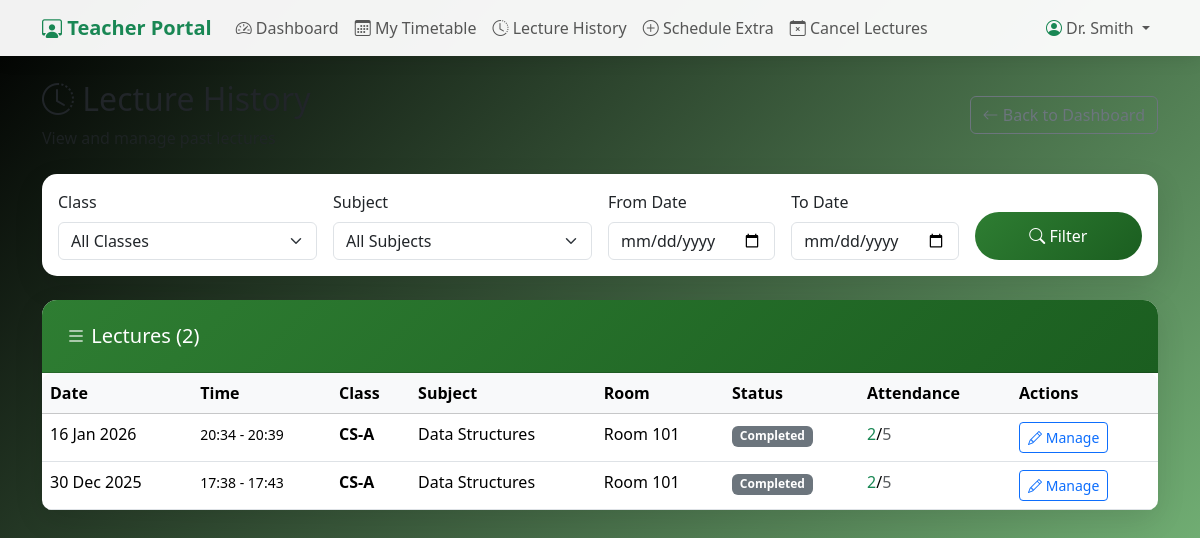
The page /teacher/lectures/ (signed in) on the database its author committed.
### core/models.py (models this page shows, shortened)
class Teacher(models.Model):
    user = models.OneToOneField(User, on_delete=models.CASCADE, related_name='teacher_profile', null=True, blank=True)
    name = models.CharField(max_length=100)
    email = models.EmailField(blank=True)
    class Meta:
        ordering = ['name']

class Lecture(models.Model):
    STATUS_CHOICES = [
        ('scheduled', 'Scheduled'),
        ('active', 'Active'),  # Attendance can be marked
        ('completed', 'Completed'),
        ('cancelled', 'Cancelled'),
    ]
    timetable = models.ForeignKey(Timetable, on_delete=models.CASCADE, related_name='lectures')
    date = models.DateField(default=timezone.now)
    status = models.CharField(max_length=20, choices=STATUS_CHOICES, default='scheduled')
    started_at = models.DateTimeField(null=True, blank=True)
    ended_at = models.DateTimeField(null=True, blank=True)
    carried_from = models.ForeignKey('self', on_delete=models.SET_NULL, null=True, blank=True,
                                      related_name='carried_to',
                                      help_text="Previous lecture from which attendance was carried forward")
    @property
    def present_count(self):
        return self.attendance_records.filter(status='present').count()
    @property
    def total_students(self):
        return self.attendance_records.count()
    class Meta:
        ordering = ['-date', '-started_at']
        unique_together = ['timetable', 'date']

class Timetable(models.Model):
    DAYS_OF_WEEK = [
        (0, 'Monday'),
        (1, 'Tuesday'),
        (2, 'Wednesday'),
        (3, 'Thursday'),
        (4, 'Friday'),
        (5, 'Saturday'),
        (6, 'Sunday'),
    ]
    room = models.ForeignKey(Room, on_delete=models.CASCADE, related_name='timetable_entries', null=True, blank=True)
    classroom = models.ForeignKey(Classroom, on_delete=models.CASCADE, related_name='timetable_entries')
    subject = models.ForeignKey(Subject, on_delete=models.CASCADE, related_name='timetable_entries')
    teacher = models.ForeignKey(Teacher, on_delete=models.CASCADE, related_name='timetable_entries')
    day_of_week = models.IntegerField(choices=DAYS_OF_WEEK)
    start_time = models.TimeField()
    end_time = models.TimeField()
    is_recurring = models.BooleanField(default=True, help_text="False for extra/one-time lectures")
    extra_date = models.DateField(null=True, blank=True, help_text="Specific date for non-recurring lectures")
    class Meta:
        ordering = ['day_of_week', 'start_time']
        unique_together = ['room', 'day_of_week', 'start_time']

class Classroom(models.Model):
    name = models.CharField(max_length=50, unique=True)  # e.g., "CS-A", "IT-B"
    description = models.TextField(blank=True)
    def __str__(self):
        return self.name
    class Meta:
        ordering = ['name']

class Subject(models.Model):
    name = models.CharField(max_length=100)
    code = models.CharField(max_length=20, unique=True)  # e.g., "CS101"
    class Meta:
        ordering = ['code']

class Room(models.Model):
    name = models.CharField(max_length=50, unique=True)  # e.g., "Room 101", "Lab 1"
    description = models.TextField(blank=True)
    camera_index = models.IntegerField(default=0, help_text="Camera index for cv2.VideoCapture (0 for default)")
    def __str__(self):
        return self.name
    class Meta:
        ordering = ['name']

### core/views.py (the view)
# urls.py: path('teacher/lectures/', views.teacher_lecture_history, name='teacher_lecture_history'),
@login_required
def teacher_lecture_history(request):
    teacher = get_teacher_or_redirect(request)
    if not teacher:
        messages.error(request, "Access denied.")
        return redirect('teacher_login')
    classroom_filter = request.GET.get('classroom', '')
    subject_filter = request.GET.get('subject', '')
    date_from = request.GET.get('date_from', '')
    date_to = request.GET.get('date_to', '')
    lectures = Lecture.objects.filter(
        timetable__teacher=teacher
    ).select_related('timetable', 'timetable__classroom', 'timetable__subject')
    if classroom_filter:
        lectures = lectures.filter(timetable__classroom_id=classroom_filter)
    if subject_filter:
        lectures = lectures.filter(timetable__subject_id=subject_filter)
    if date_from:
        lectures = lectures.filter(date__gte=date_from)
    if date_to:
        lectures = lectures.filter(date__lte=date_to)
    lectures = lectures.order_by('-date', '-started_at')
    classrooms = Classroom.objects.filter(timetable_entries__teacher=teacher).distinct()
    subjects = Subject.objects.filter(timetable_entries__teacher=teacher).distinct()
    context = {
        'teacher': teacher,
        'lectures': lectures,
        'classrooms': classrooms,
        'subjects': subjects,
        'filters': {
            'classroom': classroom_filter,
            'subject': subject_filter,
            'date_from': date_from,
            'date_to': date_to,
        }
    }
    return render(request, 'core/teacher/lecture_history.html', context)

### core/views.py (called while the page is built)
def get_teacher_or_redirect(request):
    try:
        return request.user.teacher_profile
    except (Teacher.DoesNotExist, AttributeError):
        return None

### templates/core/teacher/lecture_history.html (shortened to what this page needs)
{% extends 'base.html' %}
{% block content %}
<div class="row mb-4">
    <div class="col-12">
        <div class="d-flex justify-content-between align-items-center">
            <div>
                <h2><i class="bi bi-clock-history"></i> Lecture History</h2>
                <p class="text-muted mb-0">View and manage past lectures</p>
            </div>
            <a href="{% url 'teacher_dashboard' %}" class="btn btn-outline-secondary">
                <i class="bi bi-arrow-left"></i> Back to Dashboard
            </a>
        </div>
    </div>
</div>
<div class="row mb-4">
    <div class="col-12">
        <div class="card">
            <div class="card-body">
                <form method="get" class="row g-3 align-items-end">
                    <div class="col-md-3">
                        <label class="form-label">Class</label>
                        <select name="classroom" class="form-select">
                            <option value="">All Classes</option>
                        </select>
                    </div>
                    <div class="col-md-3">
                        <label class="form-label">Subject</label>
                        <select name="subject" class="form-select">
                            <option value="">All Subjects</option>
                        </select>
                    </div>
                    <div class="col-md-2">
                        <label class="form-label">From Date</label>
                        <input type="date" name="date_from" class="form-control" value="{{ filters.date_from }}">
                    </div>
                    <div class="col-md-2">
                        <label class="form-label">To Date</label>
                        <input type="date" name="date_to" class="form-control" value="{{ filters.date_to }}">
                    </div>
                    <div class="col-md-2">
                        <button type="submit" class="btn btn-primary w-100">
                            <i class="bi bi-search"></i> Filter
                        </button>
                    </div>
                </form>
            </div>
        </div>
    </div>
</div>
<div class="row">
    <div class="col-12">
        <div class="card">
            <div class="card-header">
                <h5 class="mb-0"><i class="bi bi-list"></i> Lectures ({{ lectures|length }})</h5>
            </div>
            <div class="card-body p-0">
                {% if lectures %}
                <div class="table-responsive">
                    <table class="table table-hover mb-0">
                        <thead class="table-light">
                            <tr>
                                <th>Date</th>
                                <th>Time</th>
                                <th>Class</th>
                                <th>Subject</th>
                                <th>Room</th>
                                <th>Status</th>
                                <th>Attendance</th>
                                <th>Actions</th>
                            </tr>
                        </thead>
                        <tbody>
                            {% for lecture in lectures %}
                            <tr>
                                <td>{{ lecture.date|date:"d M Y" }}</td>
                                <td>
                                    <small>{{ lecture.timetable.start_time|time:"H:i" }} - {{ lecture.timetable.end_time|time:"H:i" }}</small>
                                </td>
                                <td><strong>{{ lecture.timetable.classroom }}</strong></td>
                                <td>{{ lecture.timetable.subject.name }}</td>
                                <td>{{ lecture.timetable.room }}</td>
                                <td>
                                    <span class="badge bg-{% if lecture.status == 'completed' %}secondary{% elif lecture.status == 'active' %}success{% elif lecture.status == 'cancelled' %}danger{% else %}info{% endif %}">
                                        {{ lecture.status|title }}
                                    </span>
                                </td>
                                <td>
                                    {% with present=lecture.attendance_records.all %}
                                    {% if present %}
                                    <span class="text-success">{{ lecture.present_count }}</span>/<span class="text-muted">{{ lecture.total_students }}</span>
                                    {% else %}
                                    <span class="text-muted">-</span>
                                    {% endif %}
                                    {% endwith %}
                                </td>
                                <td>
                                    <a href="{% url 'teacher_manage_attendance' lecture.id %}"
                                       class="btn btn-sm btn-outline-primary">
                                        <i class="bi bi-pencil"></i> Manage
                                    </a>
                                </td>
                            </tr>
                            {% endfor %}
                        </tbody>
                    </table>
                </div>
                {% else %}
                <div class="text-center py-5">
                    <i class="bi bi-inbox text-muted" style="font-size: 4rem;"></i>
                    <h5 class="text-muted mt-3">No lectures found</h5>
                    <p class="text-muted">Try adjusting your filters</p>
                </div>
                {% endif %}
            </div>
        </div>
    </div>
</div>
<div class="mb-5 pb-4"></div>
{% endblock %}

### templates/base.html (shortened to what this page needs)
<!DOCTYPE html>
<html lang="en">
<head>
    <link href="https://cdn.jsdelivr.net/npm/bootstrap@5.3.2/dist/css/bootstrap.min.css" rel="stylesheet">
    <link rel="stylesheet" href="https://cdn.jsdelivr.net/npm/bootstrap-icons@1.11.1/font/bootstrap-icons.css">
</head>
<body>
    {% if user.is_authenticated %}
    <nav class="navbar navbar-expand-lg navbar-light bg-light mb-4">
        <div class="container">
            {% if user.teacher_profile %}
            <a class="navbar-brand fw-bold text-success" href="{% url 'teacher_dashboard' %}">
                <i class="bi bi-person-workspace"></i> Teacher Portal
            </a>
            <div class="collapse navbar-collapse" id="navbarNav">
                <ul class="navbar-nav me-auto">
                    <li class="nav-item">
                        <a class="nav-link" href="{% url 'teacher_dashboard' %}"><i class="bi bi-speedometer2"></i> Dashboard</a>
                    </li>
                    <li class="nav-item">
                        <a class="nav-link" href="{% url 'teacher_timetable' %}"><i class="bi bi-calendar3"></i> My Timetable</a>
                    </li>
                    <li class="nav-item">
                        <a class="nav-link" href="{% url 'teacher_lecture_history' %}"><i class="bi bi-clock-history"></i> Lecture History</a>
                    </li>
                    <li class="nav-item">
                        <a class="nav-link" href="{% url 'teacher_schedule_extra' %}"><i class="bi bi-plus-circle"></i> Schedule Extra</a>
                    </li>
                    <li class="nav-item">
                        <a class="nav-link" href="{% url 'teacher_cancel_lectures' %}"><i class="bi bi-calendar-x"></i> Cancel Lectures</a>
                    </li>
                </ul>
                <ul class="navbar-nav">
                    <li class="nav-item dropdown">
                        <a class="nav-link dropdown-toggle" href="#" id="navbarDropdown" role="button" data-bs-toggle="dropdown">
                            <i class="bi bi-person-circle text-success"></i> {{ user.teacher_profile.name }}
                        </a>
                    </li>
                </ul>
            </div>
            {% endif %}
        </div>
    </nav>
    {% endif %}
    <div class="container">
        {% block content %}{% endblock %}
    </div>
</body>
</html>

### templates/base.html (style rules this page uses)
:root { --primary-color: #2E7D32; --secondary-color: #1B5E20; --success-color: #06d6a0; --danger-color: #ef476f; --warning-color: #ffd166; }
body { background: linear-gradient(135deg, #000000 0%, #81C784 100%); min-height: 100vh; }
.card { border: none; border-radius: 15px; box-shadow: 0 10px 30px rgba(0, 0, 0, 0.1); }
.card-header { background: linear-gradient(135deg, var(--primary-color), var(--secondary-color)); color: white; border-radius: 15px 15px 0 0 !important; padding: 1.5rem; }
.btn-primary { background: linear-gradient(135deg, var(--primary-color), var(--secondary-color)); border: none; padding: 12px 30px; border-radius: 25px; transition: transform 0.3s ease, box-shadow 0.3s ease; }
.navbar { background: rgba(255, 255, 255, 0.95) !important; box-shadow: 0 2px 20px rgba(0, 0, 0, 0.1); }
.table { border-radius: 10px; overflow: hidden; }

### rows shown on the page
Lecture: date "16 Jan 2026", timetable.start_time "20:34", timetable.end_time "20:39", timetable.classroom "CS-A", timetable.subject.name "Data Structures", timetable.room "Room 101", status "Completed", present_count "2", total_students "5"
Lecture: date "30 Dec 2025", timetable.start_time "17:38", timetable.end_time "17:43", timetable.classroom "CS-A", timetable.subject.name "Data Structures", timetable.room "Room 101", status "Completed", present_count "2", total_students "5"

### other values the page prints
{{ user.teacher_profile.name }} "Dr. Smith"
{{ lectures|length }} "2"
